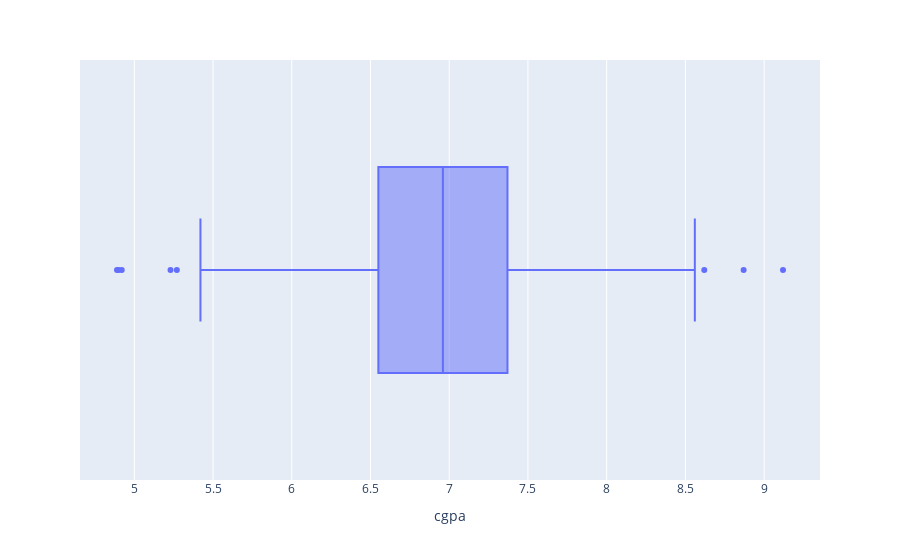

Notebook source saved alongside this figure:
### Code cell
import plotly.express as px
px.box(df,x="cgpa")

### Figure 1 — Plotly figure (JSON) as saved in the notebook; plotly's stock layout.template omitted (floating-point values rounded to 4 significant figures; data arrays with more than 128 entries replaced by an {"elided": "..."} marker saying what was removed)
{"data": [{"alignmentgroup": "True", "hovertemplate": "cgpa=%{x}<extra></extra>", "legendgroup": "", "marker": {"color": "#636efa"}, "name": "", "notched": false, "offsetgroup": "", "orientation": "h", "showlegend": false, "type": "box", "x": {"elided": "1000 float values"}, "x0": " ", "xaxis": "x", "y0": " ", "yaxis": "y"}], "layout": {"boxmode": "group", "legend": {"tracegroupgap": 0}, "margin": {"t": 60}, "xaxis": {"anchor": "y", "domain": [0, 1], "title": {"text": "cgpa"}}, "yaxis": {"anchor": "x", "domain": [0, 1]}}}
